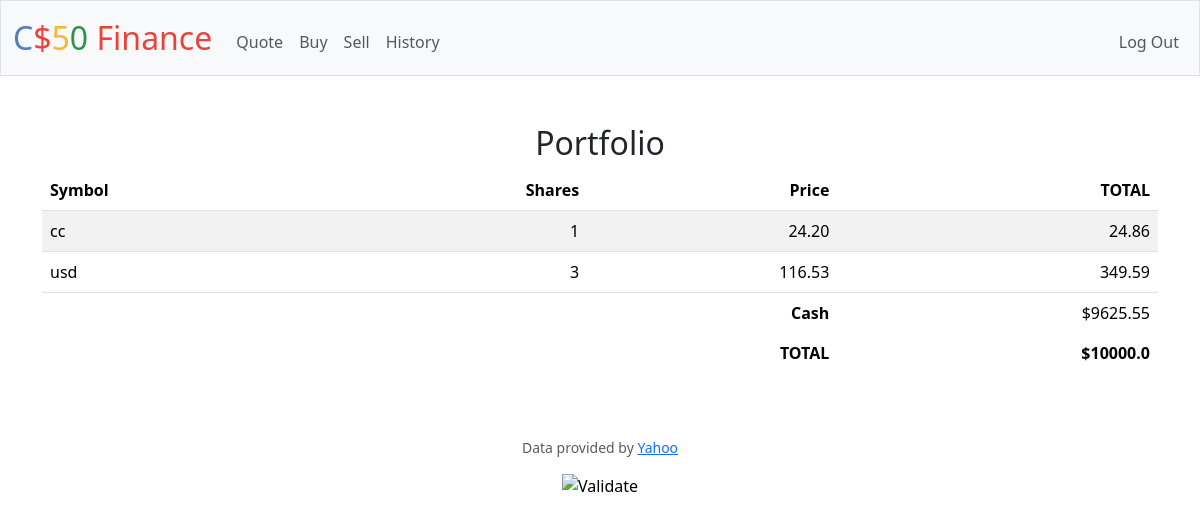
Screenshot of / (signed in) with the database file from the repository.
### tables this page shows
CREATE TABLE portfolio (
        user_id INTEGER,
        symbol TEXT,
        shares INTEGER,
        price NUMERIC,
        total NUMERIC,
        timestamp TIMESTAMP DEFAULT CURRENT_TIMESTAMP,
        FOREIGN KEY(user_id) REFERENCES users(id)
    );

### app.py (the view)
@app.route("/")
@login_required
def index():
    print("jjindex_portfolio222")
    db.execute('''
    CREATE TABLE IF NOT EXISTS portfolio (
        user_id INTEGER,
        symbol TEXT,
        shares INTEGER,
        price NUMERIC,
        total NUMERIC,
        timestamp TIMESTAMP DEFAULT CURRENT_TIMESTAMP,
        FOREIGN KEY(user_id) REFERENCES users(id)
    );
    ''')
    user_id = session.get("user_id")
    portfolio = db.execute("""
        SELECT symbol, SUM(shares) AS shares, price, ROUND(SUM(total), 2) AS total
        FROM portfolio
        WHERE user_id = ?
        GROUP BY symbol
    """, user_id)
    user = db.execute("SELECT cash FROM users WHERE id = ?", user_id)
    cash = user[0]['cash'] if user else 0
    total_portfolio_value = sum([item['total'] for item in portfolio]) + cash
    return render_template('index.html', portfolio=portfolio, cash=round(cash,2), total=round(total_portfolio_value, 2))

### app.py (called while the page is built)
@app.after_request
def after_request(response):
    response.headers["Cache-Control"] = "no-cache, no-store, must-revalidate"
    response.headers["Expires"] = 0
    response.headers["Pragma"] = "no-cache"
    return response

### helpers.py (called while the page is built)
def login_required(f):
    @wraps(f)
    def decorated_function(*args, **kwargs):
        if session.get("user_id") is None:
            return redirect("/login")
        return f(*args, **kwargs)
    return decorated_function

### templates/index.html (shortened to what this page needs)
{% extends "layout.html" %}
{% block main %}
<h2>Portfolio</h2>
<table class="table table-striped">
    <thead>
        <tr>
            <th class="text-start">Symbol</th>
            <th class="text-end">Shares</th>
            <th class="text-end">Price</th>
            <th class="text-end">TOTAL</th>
        </tr>
    </thead>
    <tbody>
        {% for value in portfolio %}
        <tr>
            <td class="text-start">{{ value.symbol }}</td>
            <td class="text-end">{{ value.shares }}</td>
            <td class="text-end">{{ "%.2f"|format(value.price) }}</td>
            <td class="text-end">{{ "%.2f"|format(value.total) }}</td>
        </tr>
        {% endfor %}
    </tbody>
    <tfoot>
        <tr>
            <td class="border-0 fw-bold text-end" colspan="3">Cash</td>
            <td class="border-0 text-end">${{ cash }}</td>
        </tr>
        <tr>
            <td class="border-0 fw-bold text-end" colspan="3">TOTAL</td>
            <td class="border-0 fw-bold text-end">${{ total }}</td>
        </tr>
    </tfoot>
</table>
{% endblock %}

### rows the page displays
portfolio: symbol "usd", shares "3", price "116.53", total "349.59"

### other values shown
{{ value.symbol }} "cc"
{{ value.shares }} "1"
{{ "%.2f"|format(value.price) }} "24.20"
{{ "%.2f"|format(value.total) }} "24.86"
{{ cash }} "9625.55"
{{ total }} "10000.0"
